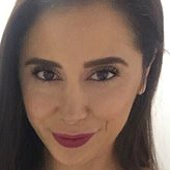
#> input picture Training_set/face1.png, 170 x 170 px, given in place of face0.png, which was not available
$ python TdataPull.py
#> lines starting #> are read from the running program, lines starting #| are printed output that depends on the picture; pictures that were not available may be replaced by others from this repository, and a replacement may not be noted

import numpy as np
from matplotlib import pyplot as plt
from skimage import io
from skimage import data
from skimage.color import rgb2gray
from skimage.transform import resize, integral_image

fig, axes = plt.subplots(1, 5, figsize=(20, 4))
ax = axes.ravel()
fig.tight_layout()

def genTdata():
    for i in range(0,5):
        ori = io.imread('./Training_set/face'+str(i)+'.png')
#> ori is the input picture: shape (170, 170, 3); mean R, G, B 125.4, 101, 88.7
        res = resize(ori, (24,24))
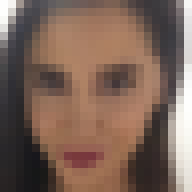
#> res: shape (24, 24, 3) float64 (shown 8 times larger); mean R, G, B 0.492, 0.396, 0.348
        mono = rgb2gray(res)
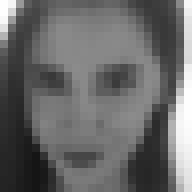
#> mono: shape (24, 24) float64 (shown 8 times larger); min 0.0909, max 0.999, mean 0.413
#> pass 3 of the loop in genTdata, `for i in range(0,5):`:
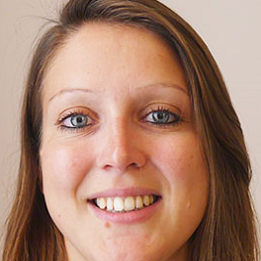
#> input picture Training_set/face2.png, 261 x 261 px
#> in genTdata, ori is the input picture: shape (261, 261, 3); mean R, G, B 168.9, 130.8, 112.1
#> in genTdata, `res = resize(ori, (24,24))`:
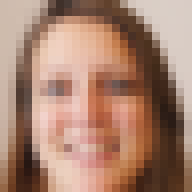
#> res: shape (24, 24, 3) float64 (shown 8 times larger); mean R, G, B 0.662, 0.513, 0.439
#> in genTdata, `mono = rgb2gray(res)`:
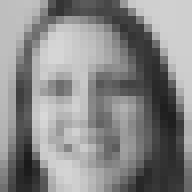
#> mono: shape (24, 24) float64 (shown 8 times larger); min 0.102, max 0.85, mean 0.539
#> the loop made 5 passes; the first 3 are shown
        ax[i].imshow(mono)
genTdata()
plt.show()
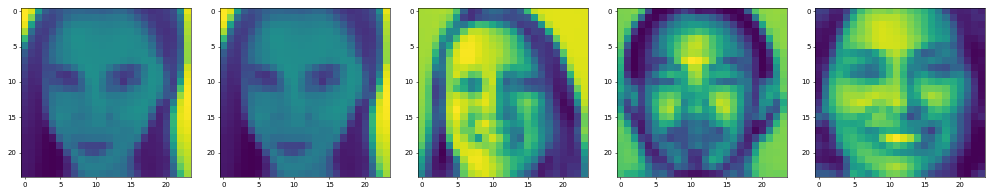
#> figure drawn by matplotlib, 5 panels
#inter= integral_image(mono)
#fig, axes = plt.subplots(1, 4, figsize=(16, 4))
#ax = axes.ravel()
#ax[0].imshow(ori)
#ax[1].imshow(res)
#ax[2].imshow(mono, cmap=plt.cm.gray)
#ax[3].imshow(inter)
#fig.tight_layout()
#plt.show()
